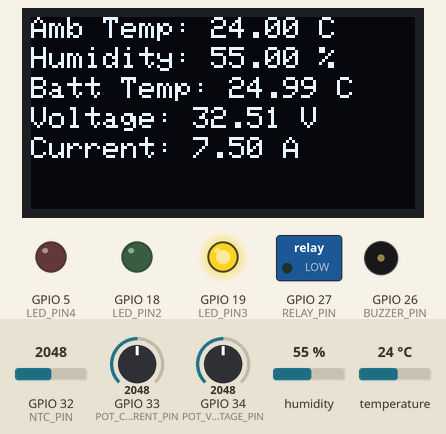
This sketch was run on a simulated ESP32. Shown: 128×64 one-colour display, switched loads named in the sketch (green lamp = pin HIGH), output pins drawn as LEDs (lit = HIGH), buzzer (waves = sounding). The inputs (shaded band) are chosen by the test bench; at power-on: humidity 55 %, GPIO 32 (NTC_PIN) = 2048, GPIO 33 (POT_CURRENT_PIN) = 2048, GPIO 34 (POT_VOLTAGE_PIN) = 2048, temperature 24 °C. WiFi joins after 1.5 s; servers stay silent unless stated; the display library's start-up logo is not drawn; no MQTT or app messages arrive unless stated; pins used as bus, display or sensor lines are not drawn; what the sketch prints to the serial monitor is not drawn.

Above: at 4.8 s.
4.9 s: humidity set to 64 %
At 15.4 s:
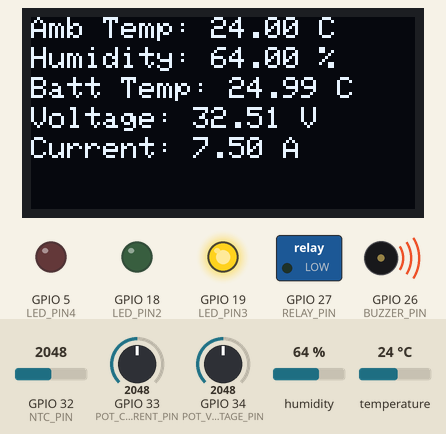
16.3 s: humidity set to 67 %
At 22.7 s:
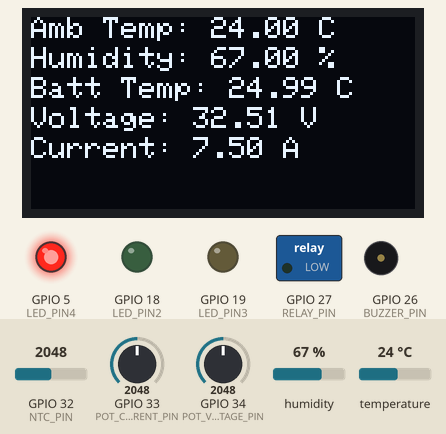
27.7 s: GPIO 32 (NTC_PIN) set to 2866
At 38.2 s:
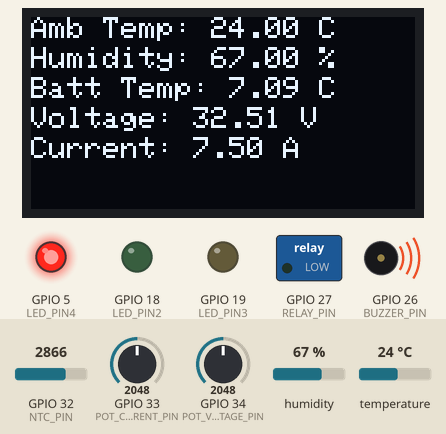
39.1 s: GPIO 33 (POT_CURRENT_PIN) set to 2866
At 44.7 s:
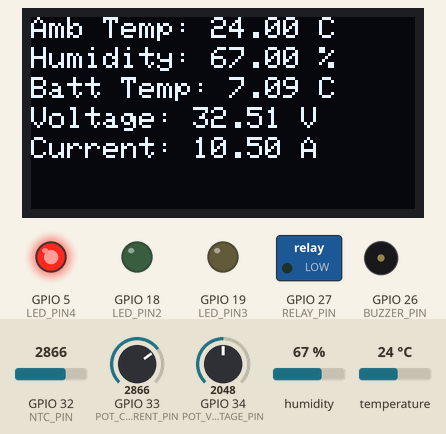
50.5 s: GPIO 34 (POT_VOLTAGE_PIN) set to 2866
At 56.9 s:
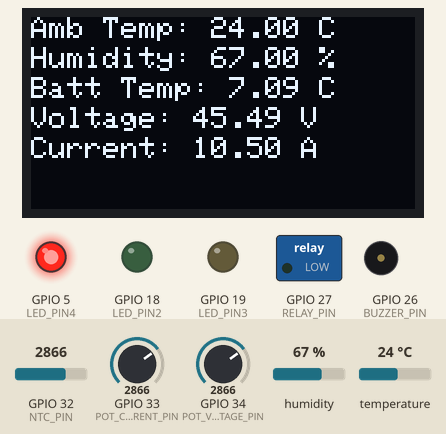
61.9 s: temperature set to 12 °C
At 67.9 s:
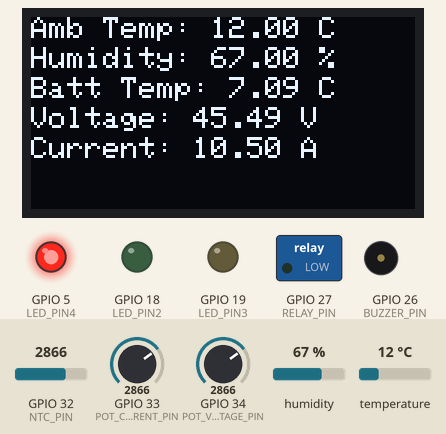
Timing chart, 0 to 73.9 s (numbered marks = the images above; inputs shaded):
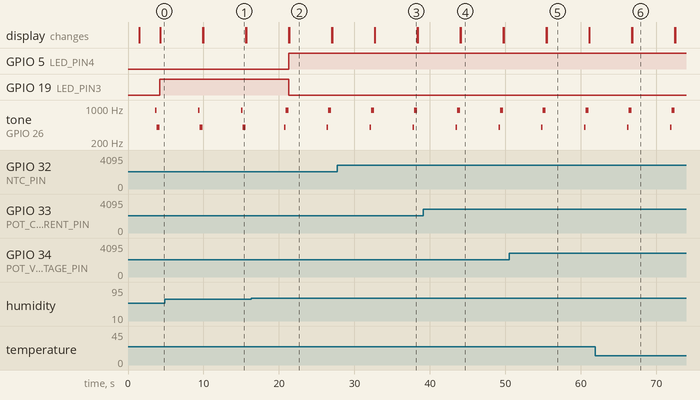

Measured:
- the behaviour switches between 65 and 66 % on humidity (found by bisection; images 1 and 2)
- after the input at 4.9 s, the display: first differs from a run without the input after 5.1 s (image 1)
- after the input at 16.3 s, GPIO 5 (LED_PIN4): LOW → HIGH after 5.0 s; GPIO 19 (LED_PIN3): HIGH → LOW after 5.0 s; the display: first changes after 5.0 s (image 2 shows a later state)
- after the input at 27.7 s, the display: first differs from a run without the input after 5.0 s (image 3)
- after the input at 39.1 s, the display: first differs from a run without the input after 5.0 s (image 4)
- after the input at 50.5 s, the display: first differs from a run without the input after 4.9 s (image 5)
- after the input at 61.9 s, the display: first differs from a run without the input after 4.9 s (image 6)
- by itself, tone on GPIO 26 (BUZZER_PIN): plays 400 Hz for 0.20 s, 900 Hz for 0.40 s, 400 Hz for 0.20 s, 900 Hz for 0.40 s

The sketch:

sketch.ino
```cpp
#include <Wire.h>
#include <WiFi.h>
#include <PubSubClient.h>
#include <DHT.h>
#include <Adafruit_Sensor.h>
#include <Adafruit_GFX.h>
#include <Adafruit_SSD1306.h>

// Constants
const float BETA = 3950;
const int SCREEN_WIDTH = 128;
const int SCREEN_HEIGHT = 64;
const int DHTPIN = 4;
const int DHTTYPE = DHT22;
const int NTC_PIN = 32;
const int RELAY_PIN = 27;
const int BUZZER_PIN = 26;
const int POT_VOLTAGE_PIN = 34;
const int POT_CURRENT_PIN = 33;
const int LED_PIN2 = 18; // Green LED for Ideal Environment
const int LED_PIN3 = 19; // Yellow LED for Below Ideal Environment
const int LED_PIN4 = 5;  // Red LED for Not Ideal Charging Environment

// WiFi and MQTT
const char* ssid = "Wokwi-GUEST";
const char* password = "";
const char* mqtt_server = "broker.emqx.io";
const char* mqtt_username = "nav";
char client_id[50];

WiFiClient espClient;
PubSubClient client(espClient);
DHT dht(DHTPIN, DHTTYPE);
Adafruit_SSD1306 display(SCREEN_WIDTH, SCREEN_HEIGHT, &Wire, -1);

void setup_wifi() {
  delay(10);
  Serial.println();
  Serial.print("Connecting to ");
  Serial.println(ssid);

  WiFi.begin(ssid, password);

  while (WiFi.status() != WL_CONNECTED) {
    delay(500);
    Serial.print(".");
  }

  Serial.println();
  Serial.println("WiFi connected");
  Serial.println("IP address: ");
  Serial.println(WiFi.localIP());
}

void callback(char *topic, byte *payload, unsigned int length) {
  // Handle incoming messages
}

void setup() {
  Serial.begin(115200);
  setup_wifi();
  snprintf(client_id, sizeof(client_id), "mqttx_45a7e6d6", ESP.getEfuseMac());
  client.setServer(mqtt_server, 1883);
  client.setCallback(callback);

  dht.begin();

  if (!display.begin(SSD1306_SWITCHCAPVCC, 0x3C)) {
    Serial.println(F("SSD1306 allocation failed"));
    for (;;);
  }
  display.display();
  delay(2000);
  display.clearDisplay();

  pinMode(RELAY_PIN, OUTPUT);
  pinMode(BUZZER_PIN, OUTPUT);
  pinMode(LED_PIN2, OUTPUT);
  pinMode(LED_PIN3, OUTPUT);
  pinMode(LED_PIN4, OUTPUT);
}

void reconnect() {
  while (!client.connected()) {
    Serial.print("Attempting MQTT connection...");
    if (client.connect(client_id, mqtt_username, NULL)) {
      Serial.println("connected");
      client.publish("/quillies/status", "connected");
    } else {
      Serial.print("failed, rc=");
      Serial.print(client.state());
      Serial.println(" try again in 5 seconds");
      delay(5000);
    }
  }
}

void publishData(const char* topic, float value) {
  if (!client.publish(topic, String(value, 2).c_str())) {
    Serial.print("Failed to publish to ");
    Serial.print(topic);
    Serial.print(", state: ");
    Serial.println(client.state());
  }
}

void publishData(const char* topic, const char* message) {
  if (!client.publish(topic, message)) {
    Serial.print("Failed to publish to ");
    Serial.print(topic);
    Serial.print(", state: ");
    Serial.println(client.state());
  }
}


void loop() {
  if (!client.connected()) {
    reconnect();
  }
  client.loop();

  float ambientTemperature = dht.readTemperature();
  float humidity = dht.readHumidity();
  int potVoltage = analogRead(POT_VOLTAGE_PIN);
  int potCurrent = analogRead(POT_CURRENT_PIN);

  float voltage = potVoltage * (65.0 / 4095.0); // Adjusted for 0-65V range
  float current = potCurrent * (15.0 / 4095.0); // Adjusted for 0-15A range

  int analogValue = analogRead(NTC_PIN);
  float batteryTemperature = 0;

  if (analogValue > 0 && analogValue < 4095) {
    batteryTemperature = 1 / (log(1 / (4095.0 / analogValue - 1)) / BETA + 1.0 / 298.15) - 273.15;
  }


  bool isNotIdeal = (ambientTemperature > 50 || humidity > 65 || batteryTemperature > 45 || voltage > 65 || current > 15);
  bool isIdeal = (ambientTemperature >= 15 && ambientTemperature <= 50 &&
                  humidity >= 20 && humidity <= 65 &&
                  batteryTemperature >= 20 && batteryTemperature <= 45 &&
                  voltage >= 55 && voltage <= 65 &&
                  current >= 10 && current <= 15);
  bool isBelowIdeal = (ambientTemperature < 15 || humidity < 20 || batteryTemperature < 20 || voltage < 55 || current < 10);

  if (isNotIdeal) {
    digitalWrite(RELAY_PIN, LOW);
    digitalWrite(BUZZER_PIN, HIGH);
    tone(BUZZER_PIN, 400, 400);
    delay(200);
    digitalWrite(BUZZER_PIN, LOW);
    tone(BUZZER_PIN, 900, 400);
    delay(400);

    digitalWrite(LED_PIN4, HIGH);
    digitalWrite(LED_PIN2, LOW);
    digitalWrite(LED_PIN3, LOW);
    display.clearDisplay();
    display.setCursor(0, 30);
    display.println("NOT IDEAL WARNING!");
    display.display();
    publishData("/quillies/chargingStatus", "Warning!! Warning! Not Ideal");
  } else if (isIdeal) {
    digitalWrite(RELAY_PIN, HIGH);
    digitalWrite(BUZZER_PIN, LOW);
    digitalWrite(LED_PIN2, HIGH);
    digitalWrite(LED_PIN3, LOW);
    digitalWrite(LED_PIN4, LOW);
    display.clearDisplay();
    display.setCursor(0, 30);
    display.println("Ideal Environment");
    display.display();
    publishData("/quillies/chargingStatus", "Ideal");
  } else if (isBelowIdeal) {
    digitalWrite(RELAY_PIN, LOW);
    digitalWrite(BUZZER_PIN, HIGH);
    tone(BUZZER_PIN, 900, 400);
    delay(200);
    digitalWrite(BUZZER_PIN, LOW);
    tone(BUZZER_PIN, 400, 400);
    delay(400);
    digitalWrite(LED_PIN3, HIGH);
    digitalWrite(LED_PIN2, LOW);
    digitalWrite(LED_PIN4, LOW);
    display.clearDisplay();
    display.setCursor(0, 30);
    display.println("OUTPUT BELOW IDEAL!");
    display.display();
    publishData("/quillies/chargingStatus", "Below Ideal");
  } else {
    digitalWrite(RELAY_PIN, LOW);
    digitalWrite(BUZZER_PIN, LOW);
    digitalWrite(LED_PIN2, LOW);
    digitalWrite(LED_PIN3, LOW);
    digitalWrite(LED_PIN4, LOW);
    display.clearDisplay();
  }

    // Print all data to serial output
  Serial.println("-----------------------------------------------------\n");
  Serial.println("For Ideal Env: Ambient (Temp: 15-50 C, Humi: 20-65%), Bat Temp: 20-45 C, Vol: 55-65 V, Curr: 10-15");
  Serial.println("\n-------------------Current Values--------------------\n");
  Serial.print("Ambient Temperature: ");
  Serial.print(ambientTemperature);
  Serial.println(" C");
  Serial.print("Humidity: ");
  Serial.print(humidity);
  Serial.println(" %");
  Serial.print("Battery Temperature: ");
  Serial.print(batteryTemperature);
  Serial.println(" C");
  Serial.print("Voltage: ");
  Serial.print(voltage);
  Serial.println(" V");
  Serial.print("Current: ");
  Serial.print(current);
  Serial.println(" A");


  display.clearDisplay();
  display.setTextSize(1);
  display.setTextColor(SSD1306_WHITE);
  display.setCursor(0, 0);
  display.print("Amb Temp: ");
  display.print(ambientTemperature);
  display.println(" C");
  display.setCursor(0, 10);
  display.print("Humidity: ");
  display.print(humidity);
  display.println(" %");
  display.setCursor(0,20);
  display.print("Batt Temp: ");
  display.print(batteryTemperature);
  display.println(" C");
  display.setCursor(0, 30);
  display.print("Voltage: ");
  display.print(voltage);
  display.println(" V");
  display.setCursor(0, 40);
  display.print("Current: ");
  display.print(current);
  display.println(" A");
  display.display();

  publishData("/quillies/ambientTemperature", ambientTemperature);
  publishData("/quillies/humidity", humidity);
  publishData("/quillies/batteryTemperature", batteryTemperature);
  publishData("/quillies/voltage", voltage);
  publishData("/quillies/current", current);

  delay(5000);
}
```
